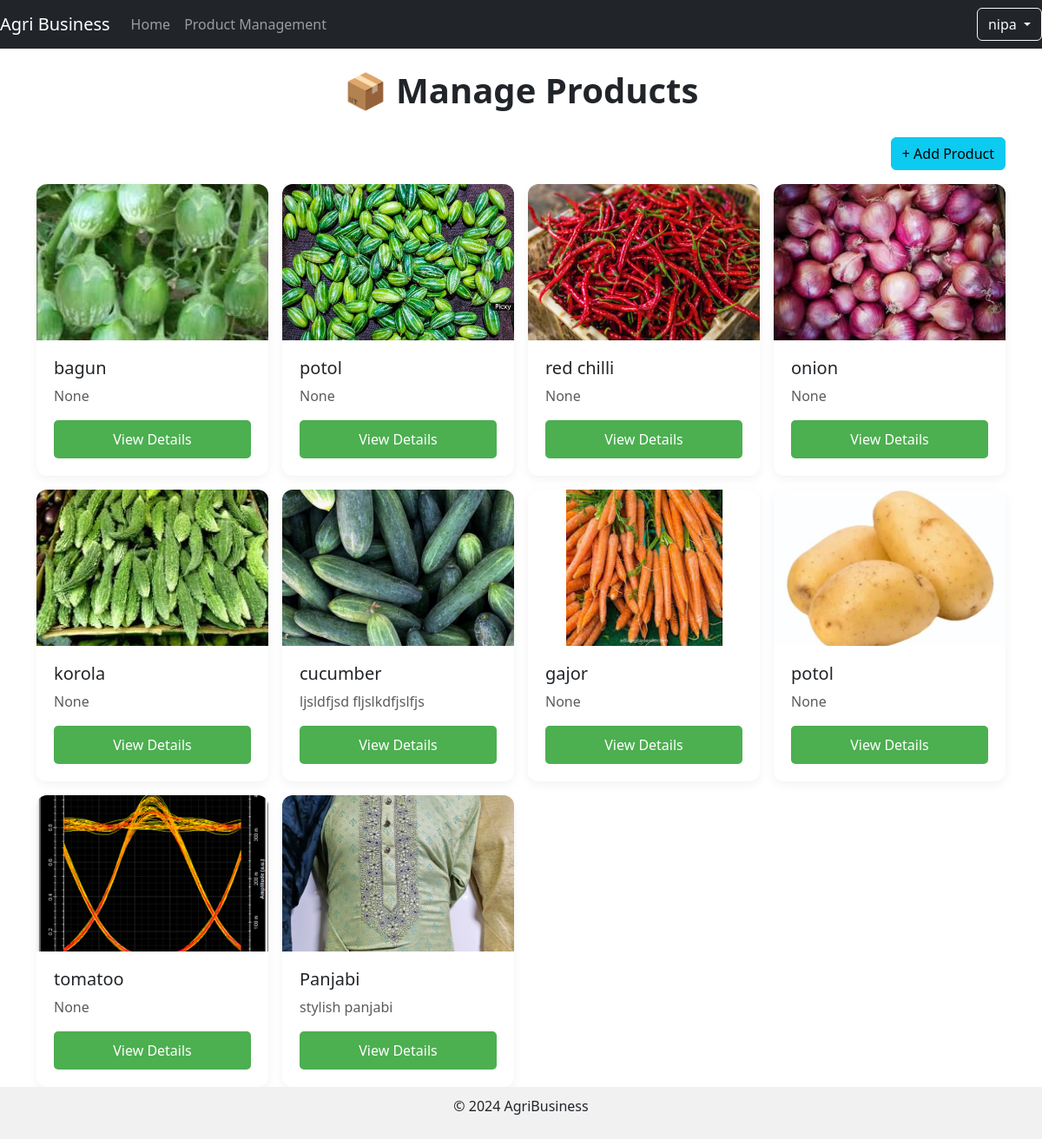
The app's page /product/ (signed in), older data.
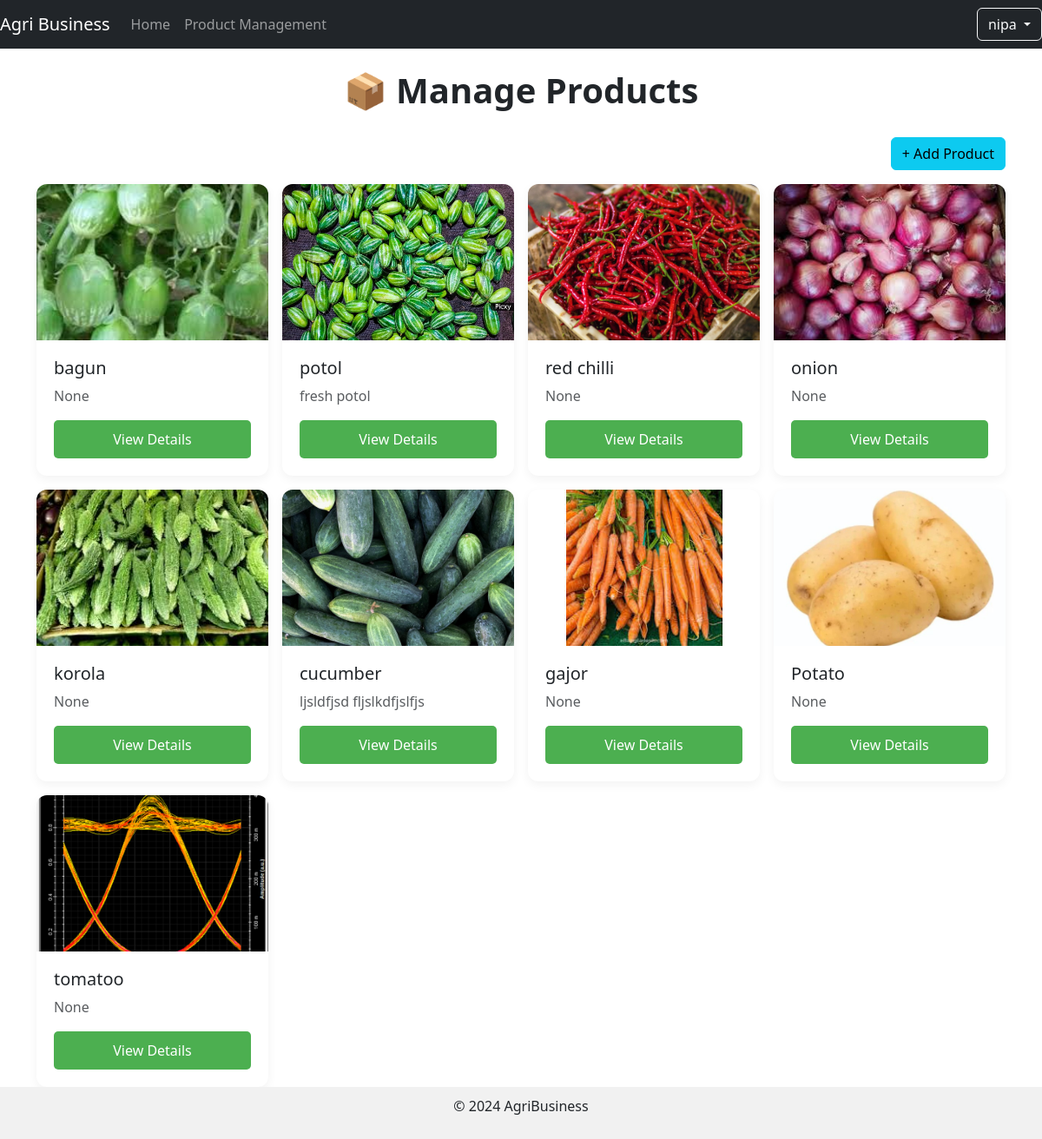
The same page, newer data.
### dashboard/models.py (models this page shows, shortened)
class Product(models.Model):
    id= models.AutoField(primary_key=True)
    product_name = models.CharField(max_length=255)
    price = models.FloatField()
    description = models.TextField(blank=True, null=True)
    quantity = models.PositiveIntegerField(default=0)
    image = models.ImageField(blank=True,null=True, upload_to='products/')
    seller_id = models.ForeignKey(User, on_delete=models.CASCADE, related_name='products', default=1)

### dashboard/views.py (the view)
# urls.py: path('product/', d_view.product),
@login_required
def product(request):
    products = Product.objects.filter(seller_id=request.user)
    return render(request, 'products/index.html', {'products': products})

### dashboard/templates/products/index.html (shortened to what this page needs)
{% extends 'dashboard.html' %}
{% block content %}
<div class="container mt-4">
  <h1>📦 Manage Products</h1>
  <div class="d-flex justify-content-end mb-3">
    <a href="/product/create/" class="btn btn-info">+ Add Product</a>
  </div>
  <div class="row row-cols-1 row-cols-md-4 g-3">
    {% for product in products %}
    <div class="col">
      <div class="card product-card h-100 w-100">
        <img src="{{ product.image.url }}" class="product-img" alt="{{ product.product_name }}">
        <div class="card-body d-flex flex-column justify-content-between">
          <div>
            <h5 class="card-title mb-2">{{ product.product_name }}</h5>
            <p class="card-text text-muted mb-3">{{product.description}}</p>
          </div>
          <a href="/product/{{ product.id }}" class="btn btn-view mt-auto text-white">View Details</a>
        </div>
      </div>
    </div>
    {% endfor %}
  </div>
</div>
{% endblock %}

Row changes from the older to the newer data that the page shows:
removed Product: image (picture), product_name "Panjabi", description "stylish panjabi"
changed Product "potol": description "None" → "fresh potol"
changed Product: product_name "potol" → "Potato"
